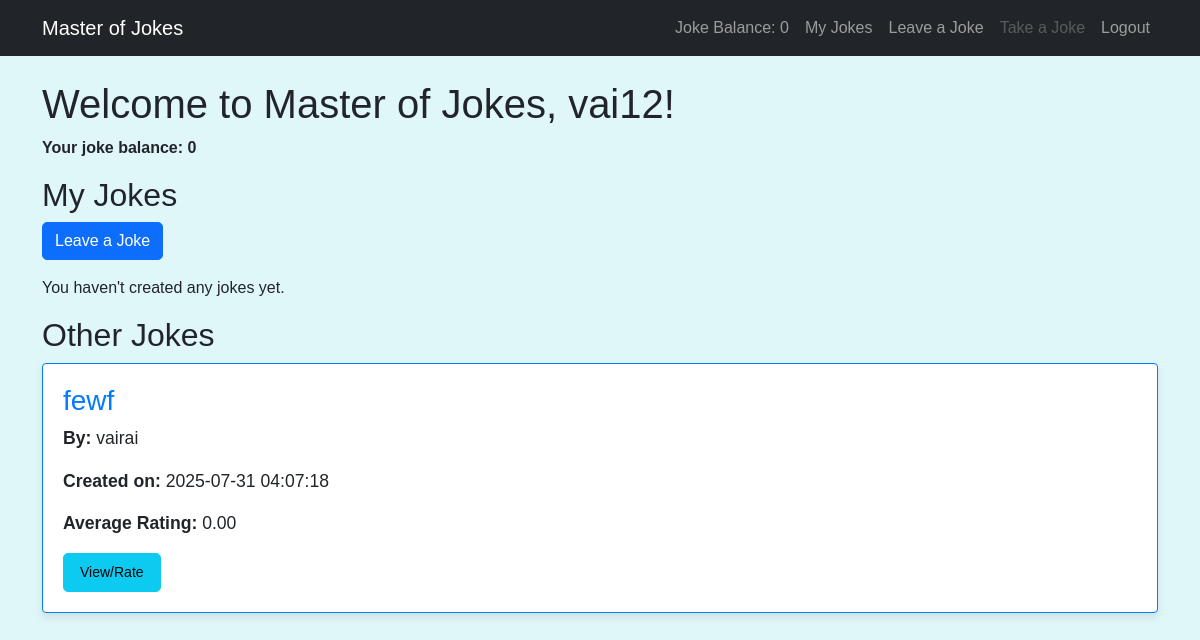
Screenshot of /jokes (signed in) with the database file from the repository.
### app/models.py (models this page shows, shortened)
class User(UserMixin, db.Model):
    id = db.Column(db.Integer, primary_key=True)
    email = db.Column(db.String(120), unique=True, nullable=False)
    nickname = db.Column(db.String(64), unique=True, nullable=False)
    password_hash = db.Column(db.String(128))
    joke_balance = db.Column(db.Integer, default=0)
    jokes = db.relationship('Joke', backref='author', lazy='dynamic')
    role = db.Column(db.String(10), default='User')

class Joke(db.Model):
    id = db.Column(db.Integer, primary_key=True)
    title = db.Column(db.String(100), nullable=False)
    body = db.Column(db.Text, nullable=False)
    created_at = db.Column(db.DateTime, default=datetime.utcnow)  # Add created_at field
    user_id = db.Column(db.Integer, db.ForeignKey('user.id'), nullable=False)
    ratings = db.relationship('Rating', backref='joke', lazy=True)
    def average_rating(self):
        ratings = [rating.value for rating in self.ratings]
        return sum(ratings) / len(ratings) if ratings else 0

### app/routes.py (the view)
@bp.route('/jokes')
@login_required
def jokes():
    user_jokes = current_user.jokes.all()
    other_jokes = Joke.query.filter(Joke.user_id != current_user.id).all()
    current_app.logger.debug(f"User Jokes: {user_jokes}")
    current_app.logger.debug(f"Other Jokes: {other_jokes}")
    return render_template('jokes.html', title='Jokes', user_jokes=user_jokes, other_jokes=other_jokes)

### app/templates/jokes.html (shortened to what this page needs)
{% extends "base.html" %} {% block content %}
<h1>Welcome to Master of Jokes, {{ current_user.nickname }}!</h1>
<p><b>Your joke balance: {{ current_user.joke_balance }}</b></p>
<h2>My Jokes</h2>
<a href="{{ url_for('main.leave_joke') }}" class="btn btn-primary mb-3">Leave a Joke</a> {% if user_jokes %}
<ul class="list-group joke-list">
    {% for joke in user_jokes %}
    <li class="list-group-item joke-item">
        <h3>{{ joke.title }}</h3>
        <p>{{ joke.body }}</p>
        <a href="{{ url_for('main.view_joke', joke_id=joke.id) }}" class="btn btn-info btn-sm">View/Edit</a>
        <form action="{{ url_for('main.delete_joke', joke_id=joke.id) }}" method="POST" class="d-inline">
            <input type="submit" value="Delete" class="btn btn-danger btn-sm" onclick="return confirm('Are you sure?');">
        </form>
    </li>
    {% endfor %}
</ul>
{% else %}
<p>You haven't created any jokes yet.</p>
{% endif %}
<h2>Other Jokes</h2>
{% if other_jokes %}
<ul class="list-group joke-list">
    {% for joke in other_jokes %}
    <li class="list-group-item joke-item">
        <h3>{{ joke.title }}</h3>
        <p><b>By:</b> {{ joke.author.nickname }}</p>
        {% if joke.created_at %}
        <p><b>Created on:</b> {{ joke.created_at.strftime('%Y-%m-%d %H:%M:%S') }}</p>
        {% else %}
        <p><b>Created on:</b> Not available</p>
        {% endif %}
        <p><b>Average Rating:</b> {{ "%.2f"|format(joke.average_rating()) }}</p>
        {% if current_user.role != 'Moderator' %}
        <a href="{{ url_for('main.view_joke', joke_id=joke.id) }}" class="btn btn-info btn-sm">View/Rate</a> {% endif %}
    </li>
    {% endfor %}
</ul>
{% else %}
<p>No other jokes available.</p>
{% endif %} {% endblock %}

### app/templates/base.html (shortened to what this page needs)
<!DOCTYPE html>
<html lang="en">
<head>
    <link href="https://cdn.jsdelivr.net/npm/bootstrap@5.1.3/dist/css/bootstrap.min.css" rel="stylesheet">
    <link rel="stylesheet" href="{{ url_for('static', filename='css/style.css') }}">
</head>
<body>
    <nav class="navbar navbar-expand-md navbar-dark bg-dark fixed-top">
        <div class="container">
            <a class="navbar-brand" href="{{ url_for('main.index') }}">Master of Jokes</a>
            <div class="navbar-nav">
                {% if current_user.is_authenticated %}
                {% if current_user.role != 'Moderator' %}
                <span class="nav-item nav-link">Joke Balance: {{ current_user.joke_balance }}</span>
                <a class="nav-item nav-link" href="{{ url_for('main.my_jokes') }}">My Jokes</a>
                <a class="nav-item nav-link" href="{{ url_for('main.leave_joke') }}">Leave a Joke</a>
                <a class="nav-item nav-link {% if current_user.joke_balance == 0 %}disabled{% endif %}" href="{{ url_for('main.take_joke') }}">
                            Take a Joke
                        </a> {% endif %}
                <a class="nav-item nav-link" href="{{ url_for('main.logout') }}">Logout</a> {% else %}
                <a class="nav-item nav-link" href="{{ url_for('main.login') }}">Login</a> {% endif %}
            </div>
        </div>
    </nav>
    <main class="container">
         {% block content %}{% endblock %}
    </main>
</body>
</html>

### app/static/css/style.css (style rules this page uses)
body { font-family: 'Arial', sans-serif; background-color: #e0f7fa; margin: 0; padding-top: 70px; }
.navbar { margin-bottom: 20px; }
.joke-list { list-style-type: none; padding: 0; }
.joke-item { border: 1px solid #007bff; border-radius: 10px; padding: 20px; margin-bottom: 30px; background-color: #fff; box-shadow: 0px 4px 8px rgba(0, 0, 0, 0.1); }
.joke-item:last-child { margin-bottom: 50px; }
.joke-item h3 { font-size: 1.75rem; color: #007bff; }
.joke-item p { font-size: 1.1rem; }
.btn { border-radius: 5px; }
.btn-sm { padding: 8px 16px; }

### app/templates/base.html (style rules this page uses)
body { padding-top: 5rem; }

### rows the page displays
User: joke_balance "0", nickname "vai12"
Joke: title "fewf", author.nickname "vairai", created_at "2025-07-31 04:07:18", average_rating "0.00"
